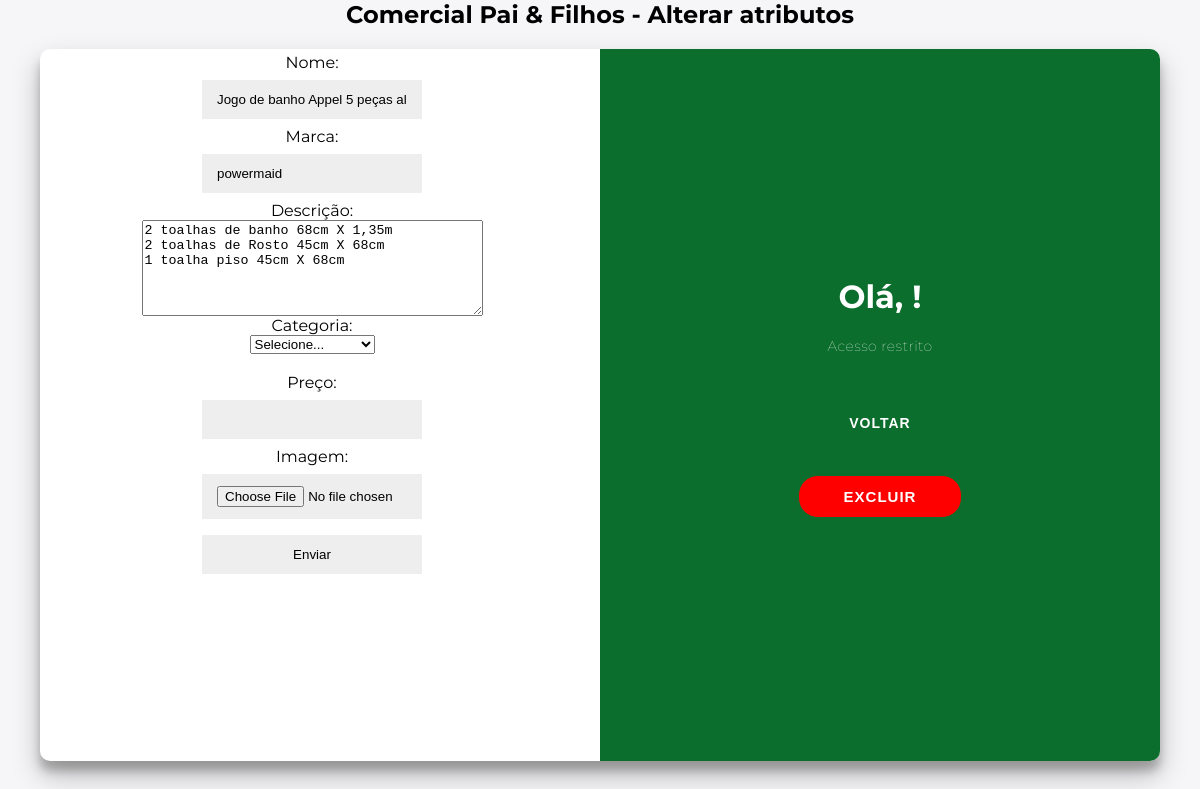
/admin/edit_prod.php?id_prod=75, run on an earlier commit of the app's database.
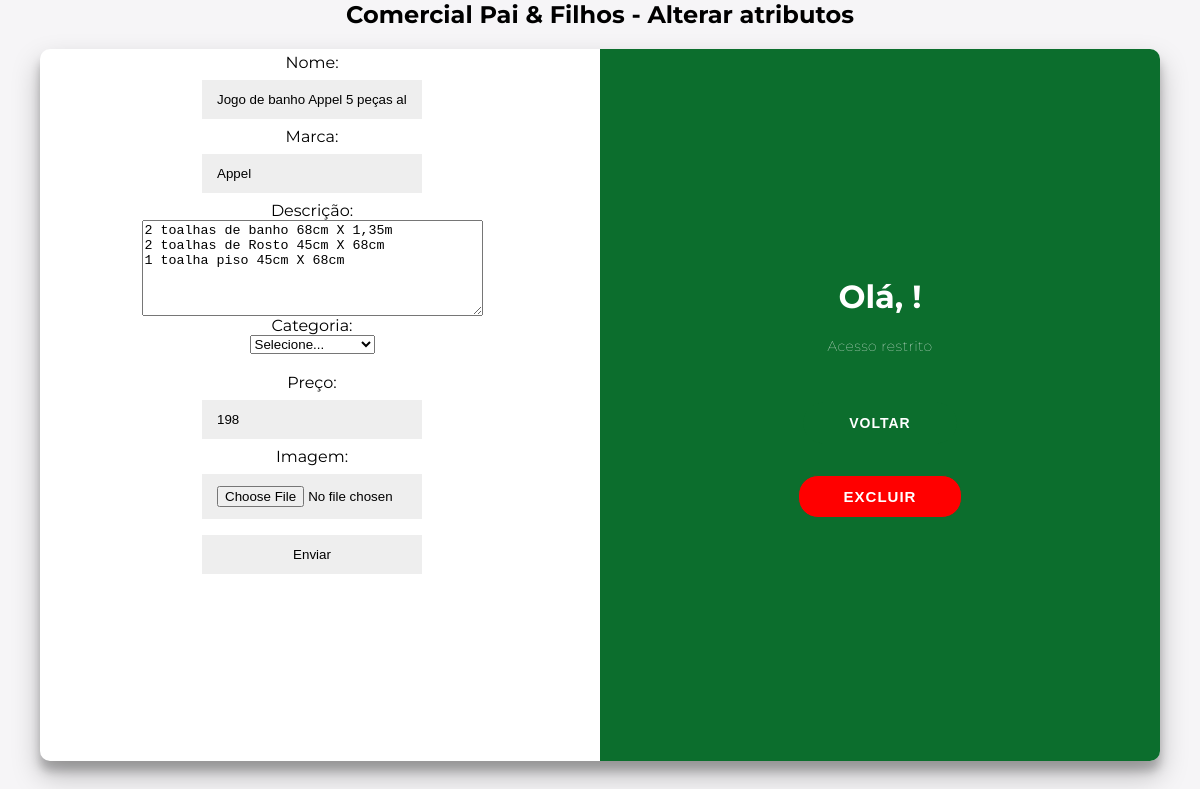
And on a later commit of the database.
### tables this page shows
CREATE TABLE `produto` (
  `cod_prod` int(11) NOT NULL,
  `nome_prod` varchar(120) NOT NULL,
  `desc_prod` varchar(450) NOT NULL,
  `marca` varchar(20) NOT NULL,
  `path_img` varchar(120) NOT NULL,
  `categoria` varchar(16) NOT NULL,
  `preco` float NOT NULL
);

### admin/edit_prod.php (the view, shortened to what this page needs)
<?php
require("../assets/bd/connect.php");
        ?>
        <?php
if(isset($_GET['id_prod'])){
    $id = $_GET['id_prod'];
    $pesquisar_prod = "SELECT * FROM `produto` WHERE `cod_prod` = '$id'";
    $resultado_prod = mysqli_query($conexao, $pesquisar_prod);
    $numero_resultado = mysqli_num_rows($resultado_prod);
        ?>
        <?php
}
?>
<!DOCTYPE html>
<html lang="en">
<head>
    <link rel="stylesheet" href="style_cad.css">
</head>
<body>
    <?php
    for($i = 0; $i < $numero_resultado; $i++){
        $vetor_prod = mysqli_fetch_array($resultado_prod);
    ?>
    <h2>Comercial Pai & Filhos - Alterar atributos</h2>
    <div class="container" id="container">
        <div class="form-container sign-in-container">
            <br>
            <form enctype="multipart/form-data" method="POST" action="upload_alt_prod.php">
                Nome: <input name="a_nome_prod" type=text size=140 maxlength=120 value="<?php echo $vetor_prod[1]; ?>" required>
                Marca: <input name="a_marca" type=text size=100 maxlength=100 value="<?php echo $vetor_prod[3] ?>" required>
                Descrição: <br><textarea name="a_desc_prod" type=text size=460 maxlength=450 rows=6 cols=40><?php echo $vetor_prod[2] ?></textarea>
                Categoria: <select name="a_categoria">
                    <option>Selecione...</option>
                </select><br>
                Preço: <input name="a_preco" type=number size=20 maxlength=11 value="<?php echo $vetor_prod[6]; ?>" required>
                Imagem: <input type="file" name="a_img">
                <input type=submit value=Enviar>
            </form>
        </div>
        <div class="overlay-container">
            <div class="overlay">
                <div class="overlay-panel overlay-right">
                    <h1>Olá, <?php echo $_SESSION['nome']; ?>!</h1>
                    <p>Acesso restrito</p>
                    <button><a href="index.php">Voltar</a></button>
                    <a href="excluir_prod.php?id_prod=<?php echo $vetor_prod[0];} ?>">
                    <button style="background-color: red; font-size: 15px;">Excluir</button></a>
                </div>
            </div>
        </div>
    </div>
    <br>
</body>
</html>

What changed in the data, as far as the page shows it:
changed produto "Jogo de banho Appel 5 peças algodão": a_marca "powermaid" → "Appel"; a_preco (not shown) → "198"
